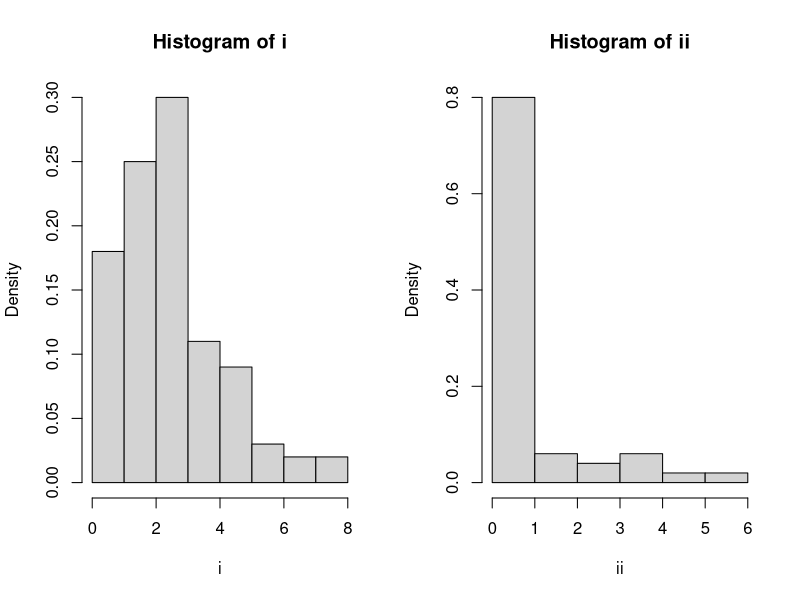

Source code (R):
par(mfrow = c(1,2))

rbinom_uniform <- function(N, size, prob) {
  U <- matrix(runif(N * size), nrow = N)
  rowSums(U < prob)
}

i <- rbinom_uniform(100, 10, 0.3)
hist(i, freq = FALSE)

rgeom_uniform <- function(N, prob) {
  out <- numeric(N)
  for (n in 1:N) {
    k <- 0
    while (TRUE) {
      u <- runif(1)
      if (u < prob) break
      k <- k + 1
    }
    out[n] <- k
  }
  out
}

ii <- rgeom_uniform(50, 0.4)
hist(ii, freq = FALSE)
